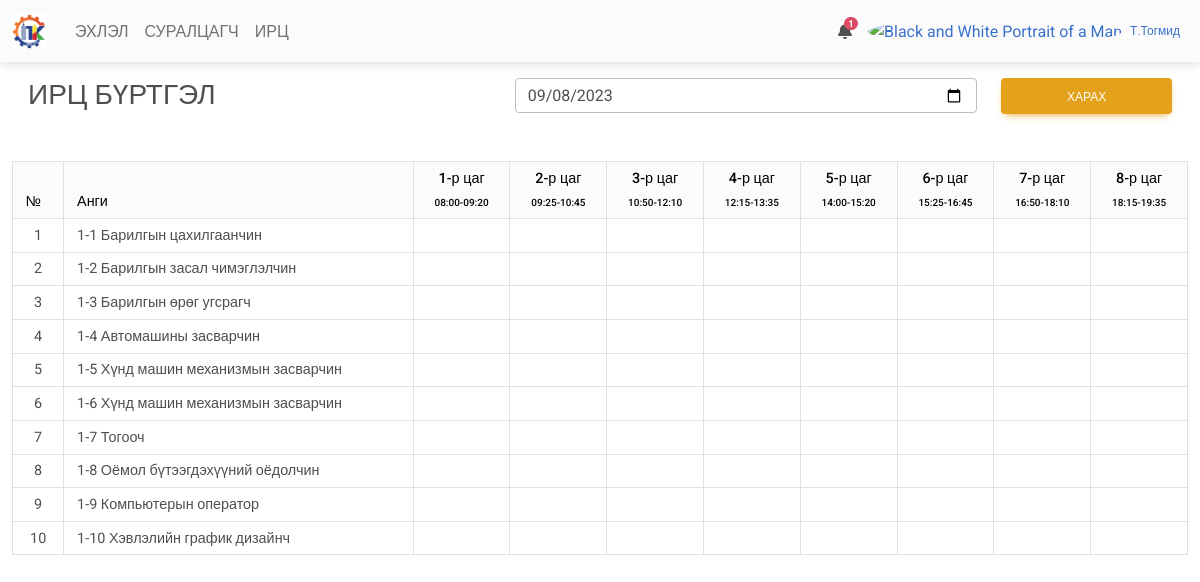
/ (signed in), run on an earlier commit of the app's database.
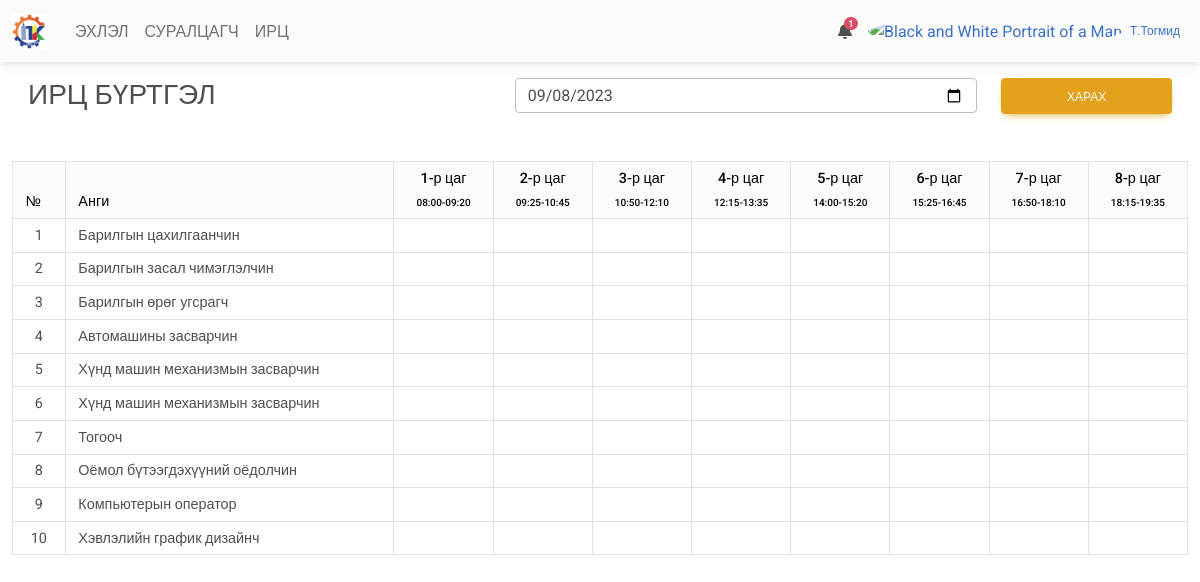
And on a later commit of the database.
### tables this page shows
CREATE TABLE IF NOT EXISTS `cag` (
  `id` int(11) NOT NULL AUTO_INCREMENT,
  `name` varchar(10) NOT NULL,
  `inter` varchar(15) NOT NULL,
  PRIMARY KEY (`id`)
);

CREATE TABLE IF NOT EXISTS `class` (
  `id` int(11) NOT NULL AUTO_INCREMENT,
  `sname` varchar(20) NOT NULL,
  `name` varchar(100) NOT NULL,
  `hugacaa` double NOT NULL,
  `tuluv` int(11) NOT NULL,
  `teacherid` int(11) NOT NULL,
  PRIMARY KEY (`id`)
);

### inc/db.php (called while the page is built, shortened)
<?php
@$con = mysqli_connect(DB_HOST, DB_USER, DB_PASSWORD, DB_NAME);
$con -> set_charset("utf8");
function _select(&$stmt, &$count, $sql, $types, $sqlParams, &...$bindParams)
{
    global $con;
    $stmt = mysqli_prepare($con, $sql);
    mysqli_stmt_execute($stmt);
    mysqli_stmt_store_result($stmt);
    mysqli_stmt_bind_result($stmt, ...$bindParams);
}
function _selectNoParam(&$stmt, &$count, $sql, &...$bindParams)
{
    _select($stmt, $count, $sql, null, null, ...$bindParams);
}

### pages/home/surgalt.php (the view, shortened to what this page needs)
<?php
$date = date('Y-m-d');
_selectNoParam(
    $cstmt,
    $ccount,
    "SELECT id, name, inter FROM cag",
    $id,
    $name,
    $inter
);
$cagArr = [];
while (_fetch($cstmt)) {
    $item = new stdClass();
    $item->id = $id;
    $item->name = $name;
    $item->inter = $inter;
    array_push($cagArr, $item);
}
_selectNoParam(
    $stmt,
    $count,
    "SELECT id, name FROM class WHERE tuluv = 1",
    $cid,
    $cname
);
$classArr = [];
while (_fetch($stmt)) {
    $item = new stdClass();
    $item->cid = $cid;
    $item->cname = $cname;
    array_push($classArr, $item);
}
?>
<div>
    <form>
        <div class="row mb-3 p-3">
            <div class="col-md">
                <h3>ИРЦ БҮРТГЭЛ</h3>
            </div>
            <div class="col-md">
                <input type="date" class="form form-control mb-3" name="date" value="<?= $date ?>" autocompleted />
            </div>
            <div class="col-md-2">
                <button class="btn btn-warning w-100" type="submit">ХАРАХ</button>
            </div>
        </div>
    </form>
    <div id="table">
        <table class="table table-bordered">
            <thead class="table-light">
                <tr>
                    <th>№</th>
                    <th>Анги</th>
                    <?php
                    foreach ($cagArr as $el) {
                        echo "<th style='text-align: center'>$el->name <br> <span style='font-size: 10px'>$el->inter</span></th>";
                    }
                    ?>
                </tr>
            </thead>
            <?php
            $k = 0;
            foreach ($classArr as $cel) : $k++ ?>
                <tr>
                    <td style='text-align: center'><?= $k ?></td>
                    <td><?= $cel->cname ?></td>
                    <?php
                    foreach ($cagArr as $el) :
                    ?>
                        <td style='text-align: center'>
                        </td>
                    <?php
                    endforeach
                    ?>
                </tr>
            <?php
            endforeach
            ?>
        </table>
    </div>
</div>

### www/index.php (shortened to what this page needs)
<?php
require ROOT . '/inc/db.php';
$page = @$_SERVER['REDIRECT_URL'];
if (empty($page)) {
    require ROOT . '/pages/home.php';
}

### pages/start.php (shortened to what this page needs)
<?php
if (!isset($_SESSION['user_id'])) {
  redirect("login");
} else {
  $user_fname = $_SESSION['user_fname'];
  $user_lname = $_SESSION['user_lname'];
  $user_role = $_SESSION['user_role'];
}
?>
<!DOCTYPE html>
<html>
<head>
  <link href="https://cdnjs.cloudflare.com/ajax/libs/font-awesome/6.0.0/css/all.min.css" rel="stylesheet" />
  <link href="https://cdnjs.cloudflare.com/ajax/libs/mdb-ui-kit/6.4.1/mdb.min.css" rel="stylesheet" />

### pages/header.php (shortened to what this page needs)
</head>
<body>
  <div>
    <nav class="navbar navbar-expand-lg navbar-light bg-light">
      <div class="container-fluid">
        <div class="collapse navbar-collapse" id="navbarSupportedContent">
          <a class="navbar-brand mt-2 mt-lg-0" href="/">
            <img src="/images/logo.jpg" height="35" loading="lazy" />
          </a>
          <ul class="navbar-nav me-auto mb-2 mb-lg-0">
            <li class="nav-item">
              <a class="nav-link" href="/">ЭХЛЭЛ</a>
            </li>
            <li class="nav-item">
              <a class="nav-link <?php echo strpos($page, "/student") > -1 ? 'active' : ''; ?>" href="/student/list">СУРАЛЦАГЧ</a>
            </li>
            <li class="nav-item">
              <a class="nav-link <?php echo strpos($page, "/att") > -1 ? 'active' : ''; ?>" href="/att/list">ИРЦ</a>
            </li>
          </ul>
        </div>
        <div class="d-flex align-items-center">
          <div class="dropdown">
            <a class="text-reset me-3 dropdown-toggle hidden-arrow" href="#" id="navbarDropdownMenuLink" role="button" data-mdb-toggle="dropdown" aria-expanded="false">
              <i class="fas fa-bell"></i>
              <span class="badge rounded-pill badge-notification bg-danger">1</span>
            </a>
          </div>
          <div class="dropdown">
            <a class="dropdown-toggle d-flex align-items-center hidden-arrow" href="#" id="navbarDropdownMenuAvatar" role="button" data-mdb-toggle="dropdown" aria-expanded="false">
              <img src="https://mdbcdn.b-cdn.net/img/new/avatars/2.webp" class="rounded-circle" height="25" alt="Black and White Portrait of a Man" loading="lazy" />
              <span class="m-2" style="font-size: 12px;"><?= substr(trim($user_fname), 0, 2) ?>.<?= $user_lname ?></span>
            </a>
          </div>
        </div>
      </div>
    </nav>
  </div>
  <div class="container-xxl">

### pages/home.php
<?php
require ROOT . "/pages/start.php";
require ROOT . "/pages/header.php";
if ($user_role < 3)
    require ROOT . "/pages/home/teacher.php";
    else
    require ROOT . "/pages/home/surgalt.php";
?>
<?php
require ROOT . "/pages/footer.php"; ?>
<?php
require ROOT . "/pages/end.php";
?>

### pages/footer.php (shortened to what this page needs)
</div>

### pages/start.php (style rules this page uses)
.table>:not(caption)>*>* { padding: 0.3rem 0.8rem; }

What changed in the data, as far as the page shows it:
changed class: name "1-1 Барилгын цахилгаанчин" → "Барилгын цахилгаанчин"
changed class: name "1-2 Барилгын засал чимэглэлчин" → "Барилгын засал чимэглэлчин"
changed class: name "1-3 Барилгын өрөг угсрагч" → "Барилгын өрөг угсрагч"
changed class: name "1-4 Автомашины засварчин" → "Автомашины засварчин"
changed class (number 5 of 10 on the later page): name "1-5 Хүнд машин механизмын засварчин" → "Хүнд машин механизмын засварчин"
changed class (number 6 of 10 on the later page): name "1-6 Хүнд машин механизмын засварчин" → "Хүнд машин механизмын засварчин"
changed class: name "1-7 Тогооч" → "Тогооч"
changed class: name "1-8 Оёмол бүтээгдэхүүний оёдолчин" → "Оёмол бүтээгдэхүүний оёдолчин"
changed class: name "1-9 Компьютерын оператор" → "Компьютерын оператор"
changed class: name "1-10 Хэвлэлийн график дизайнч" → "Хэвлэлийн график дизайнч"
